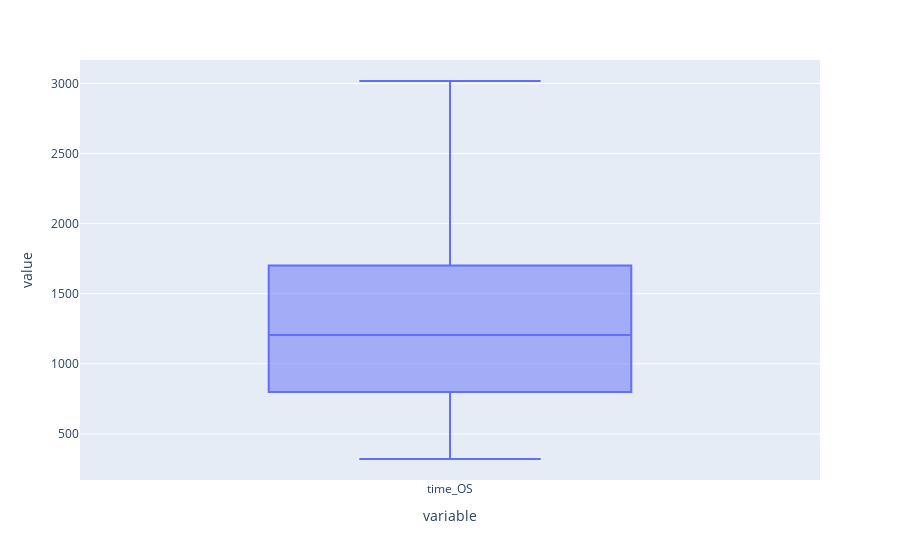

Notebook cell for this chart:
### Code cell
px.box(data_all.time_OS)

### Figure 1 — Plotly figure (JSON) as saved in the notebook; plotly's stock layout.template omitted (floating-point values rounded to 4 significant figures)
{"data": [{"alignmentgroup": "True", "hovertemplate": "variable=%{x}<br>value=%{y}<extra></extra>", "legendgroup": "", "marker": {"color": "#636efa"}, "name": "", "notched": false, "offsetgroup": "", "orientation": "v", "showlegend": false, "type": "box", "x": ["time_OS", "time_OS", "time_OS", "time_OS", "time_OS", "time_OS", "time_OS", "time_OS", "time_OS", "time_OS", "time_OS", "time_OS", "time_OS", "time_OS", "time_OS", "time_OS", "time_OS", "time_OS", "time_OS", "time_OS", "time_OS", "time_OS", "time_OS", "time_OS", "time_OS", "time_OS", "time_OS", "time_OS", "time_OS", "time_OS", "time_OS", "time_OS", "time_OS", "time_OS", "time_OS", "time_OS", "time_OS", "time_OS", "time_OS", "time_OS", "time_OS", "time_OS", "time_OS", "time_OS", "time_OS", "time_OS", "time_OS", "time_OS", "time_OS", "time_OS", "time_OS", "time_OS", "time_OS", "time_OS", "time_OS", "time_OS", "time_OS", "time_OS", "time_OS", "time_OS", "time_OS", "time_OS", "time_OS", "time_OS", "time_OS", "time_OS", "time_OS", "time_OS", "time_OS", "time_OS", "time_OS", "time_OS", "time_OS", "time_OS", "time_OS", "time_OS", "time_OS", "time_OS", "time_OS", "time_OS", "time_OS", "time_OS", "time_OS", "time_OS", "time_OS", "time_OS", "time_OS", "time_OS", "time_OS", "time_OS", "time_OS", "time_OS", "time_OS", "time_OS", "time_OS", "time_OS", "time_OS", "time_OS", "time_OS", "time_OS", "time_OS", "time_OS", "time_OS", "time_OS", "time_OS", "time_OS", "time_OS", "time_OS", "time_OS", "time_OS", "time_OS", "time_OS", "time_OS", "time_OS", "time_OS"], "x0": " ", "xaxis": "x", "y": [2999, 607, 2581, 445, 2440, 409, 2984, 1465, 1746, 1248, 2864, 2017, 1571, 2739, null, 2467, 2700, 1966, 1555, 355, 2419, 2283, 1005, null, 2188, 2179, 2280, 1467, 743, 2107, 453, 1415, 434, 1851, 854, 1742, 1786, 1676, 1707, 1698, 868, 1613, 1427, 1592, 1131, 1036, 1019, 1512, 1484, 1404, 1313, 1187, 1205, 1332, 1392, 1352, 1379, 428, 773, 1370, 590, 806, 1313, 1127, 1295, 423, 1210, 1216, 614, 321, 1223, 1042, null, 1156, 400, 1187, 1195, 1025, 1122, 637, 1084, 1100, 1040, 349, 522, 1008, null, 868, 882, 944, 882, 460, 641, 686, null, 829, 775, null, 662, 780, 764, 717, 621, 712, 1153, 2520, 2168, 1202, 2052, 2665, 2803, 1452, 975, 1452, 3017], "y0": " ", "yaxis": "y"}], "layout": {"autosize": true, "boxmode": "group", "legend": {"tracegroupgap": 0}, "margin": {"t": 60}, "xaxis": {"anchor": "y", "autorange": true, "domain": [0, 1], "range": [-0.5, 0.5], "title": {"text": "variable"}, "type": "category"}, "yaxis": {"anchor": "x", "autorange": true, "domain": [0, 1], "range": [171.2, 3167.0], "title": {"text": "value"}, "type": "linear"}}}
